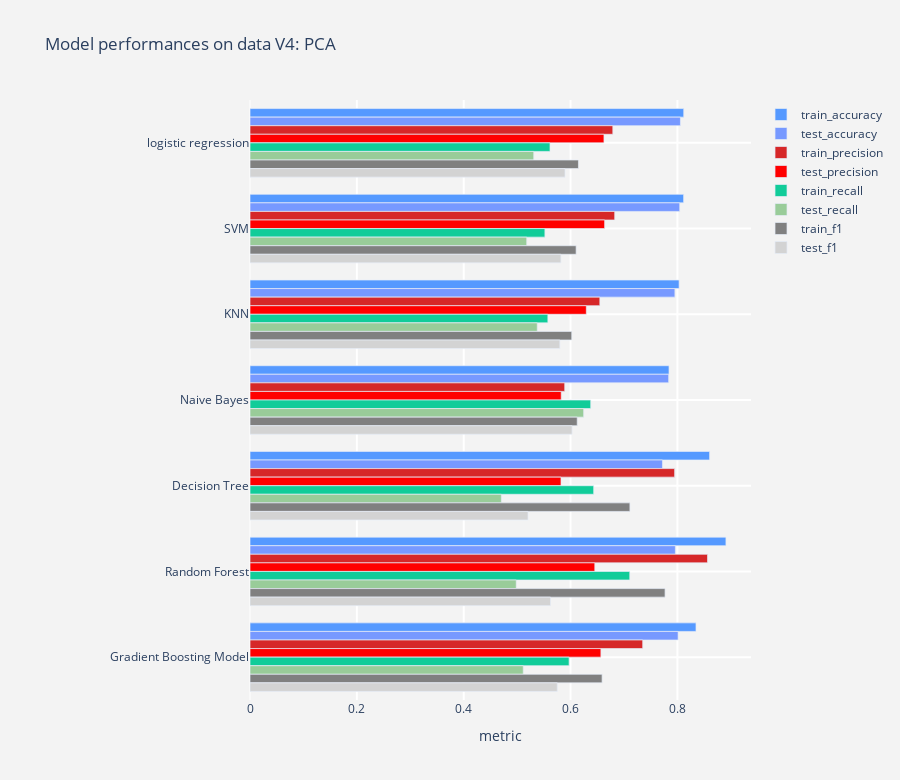

Source (notebook cell):
### Markdown cell above
#### Note:
- This is the result from data Versioin 3. Comparing to data Versioin 1, we eliminated collinear features based on their selectKbest value (exclude the one with lower selectKBest score)
- KNN overfitted the data again, but I am not exactely sure why this happend, while it didn't happen in data Version 1.

### Code cell
layout = go.Layout(dict(title = "Model performances on data V4: PCA",
                        plot_bgcolor  = "rgb(243,243,243)",
                        paper_bgcolor = "rgb(243,243,243)",
                        xaxis = dict(gridcolor = 'rgb(255, 255, 255)',
                                     title = "metric",
                                     zerolinewidth=1,
                                     ticklen=5,gridwidth=2),
                        yaxis = dict(gridcolor = 'rgb(255, 255, 255)',
                                     zerolinewidth=1,ticklen=5,gridwidth=2,
                                    autorange = 'reversed'),
                        margin = dict(l = 250),
                        height = 780
                       )
                  )

model_disp = df_performance[df_performance.data=='v4-PCA']
trace1a  = output_tracer(model_disp, "train_accuracy","#5599FF")
trace1  = output_tracer(model_disp, "test_accuracy","#7799FF")

trace2a  = output_tracer(model_disp, 'train_precision',"#d62728")
trace2  = output_tracer(model_disp, 'test_precision',"red")

trace3a  = output_tracer(model_disp, 'train_recall',"#11CC99")
trace3  = output_tracer(model_disp, 'test_recall',"#99CC99")

trace4a  = output_tracer(model_disp, 'train_f1',"grey")
trace4  = output_tracer(model_disp, 'test_f1',"lightgrey")
# trace5  = output_tracer('test_rocauc',"#FFCC99")
# trace6  = output_tracer('test_pcauc',"#FFCC99")

# data = [trace1,trace2,trace3,trace4,trace5]
data = [trace1a,trace1, trace2a, trace2,trace3a, trace3,trace4a, trace4,]
fig = go.Figure(data=data,layout=layout)
py.iplot(fig)

### Figure 1 — Plotly figure (JSON) as saved in the notebook; plotly's stock layout.template omitted (floating-point values rounded to 4 significant figures)
{"data": [{"marker": {"color": "#5599FF", "line": {"width": 0.7}}, "name": "train_accuracy", "orientation": "h", "type": "bar", "x": [0.8119, 0.8117, 0.8032, 0.7843, 0.8603, 0.8909, 0.8349], "y": ["logistic regression", "SVM", "KNN", "Naive Bayes", "Decision Tree", "Random Forest", "Gradient Boosting Model"]}, {"marker": {"color": "#7799FF", "line": {"width": 0.7}}, "name": "test_accuracy", "orientation": "h", "type": "bar", "x": [0.8057, 0.8044, 0.7953, 0.7837, 0.7721, 0.7962, 0.8014], "y": ["logistic regression", "SVM", "KNN", "Naive Bayes", "Decision Tree", "Random Forest", "Gradient Boosting Model"]}, {"marker": {"color": "#d62728", "line": {"width": 0.7}}, "name": "train_precision", "orientation": "h", "type": "bar", "x": [0.6792, 0.6827, 0.6549, 0.5891, 0.7949, 0.8565, 0.7351], "y": ["logistic regression", "SVM", "KNN", "Naive Bayes", "Decision Tree", "Random Forest", "Gradient Boosting Model"]}, {"marker": {"color": "red", "line": {"width": 0.7}}, "name": "test_precision", "orientation": "h", "type": "bar", "x": [0.6626, 0.6639, 0.6296, 0.5826, 0.5822, 0.6454, 0.6568], "y": ["logistic regression", "SVM", "KNN", "Naive Bayes", "Decision Tree", "Random Forest", "Gradient Boosting Model"]}, {"marker": {"color": "#11CC99", "line": {"width": 0.7}}, "name": "train_recall", "orientation": "h", "type": "bar", "x": [0.5616, 0.552, 0.5576, 0.6378, 0.6434, 0.7109, 0.5973], "y": ["logistic regression", "SVM", "KNN", "Naive Bayes", "Decision Tree", "Random Forest", "Gradient Boosting Model"]}, {"marker": {"color": "#99CC99", "line": {"width": 0.7}}, "name": "test_recall", "orientation": "h", "type": "bar", "x": [0.5311, 0.518, 0.5377, 0.6246, 0.4705, 0.4984, 0.5115], "y": ["logistic regression", "SVM", "KNN", "Naive Bayes", "Decision Tree", "Random Forest", "Gradient Boosting Model"]}, {"marker": {"color": "grey", "line": {"width": 0.7}}, "name": "train_f1", "orientation": "h", "type": "bar", "x": [0.6148, 0.6105, 0.6023, 0.6125, 0.7112, 0.7769, 0.6591], "y": ["logistic regression", "SVM", "KNN", "Naive Bayes", "Decision Tree", "Random Forest", "Gradient Boosting Model"]}, {"marker": {"color": "lightgrey", "line": {"width": 0.7}}, "name": "test_f1", "orientation": "h", "type": "bar", "x": [0.5896, 0.582, 0.58, 0.6028, 0.5204, 0.5624, 0.5751], "y": ["logistic regression", "SVM", "KNN", "Naive Bayes", "Decision Tree", "Random Forest", "Gradient Boosting Model"]}], "layout": {"height": 780, "margin": {"l": 250}, "paper_bgcolor": "rgb(243,243,243)", "plot_bgcolor": "rgb(243,243,243)", "title": {"text": "Model performances on data V4: PCA"}, "xaxis": {"gridcolor": "rgb(255, 255, 255)", "gridwidth": 2, "ticklen": 5, "title": {"text": "metric"}, "zerolinewidth": 1}, "yaxis": {"autorange": "reversed", "gridcolor": "rgb(255, 255, 255)", "gridwidth": 2, "ticklen": 5, "zerolinewidth": 1}}}
